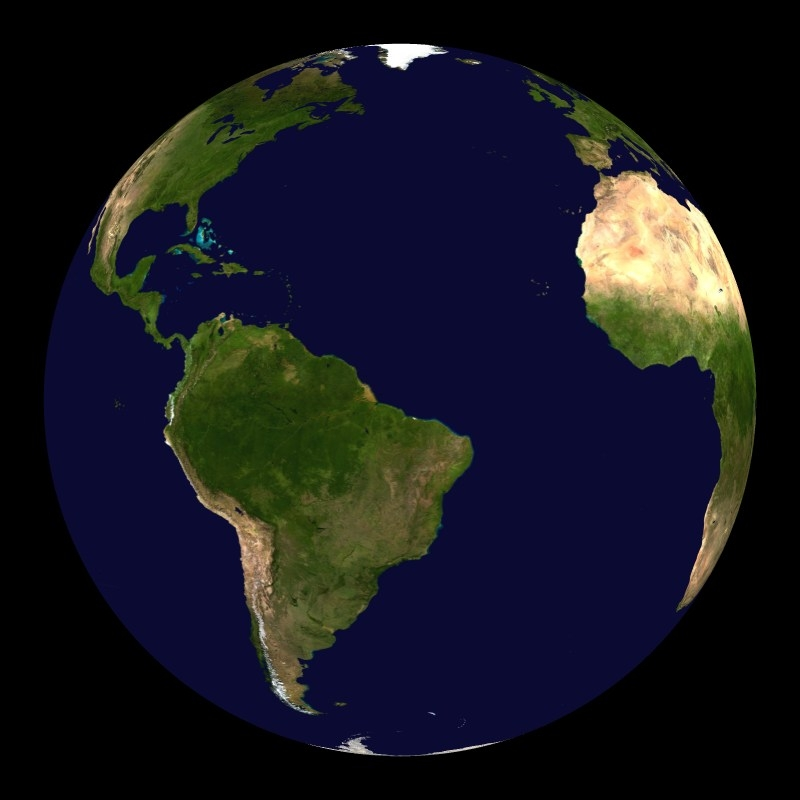
#> input picture figures/earth.jpg, 800 x 800 px
$ python downsample_image.py
#> lines starting #> are read from the running program, lines starting #| are printed output that depends on the picture
# Depricated - now the inverse_problem.py script does this

import cv2 as cv
import sys
import os

path='figures/earth.jpg'
n_pixels = 10


## Load original image
img = cv.imread(path)
#> img is the input picture: shape (800, 800, 3); mean B, G, R 31.4, 23.4, 22.8
if img is None:
    print(f'Error: could not load image at {path}')
    sys.exit(1)
print('Original image shape',img.shape)
#| Original image shape (800, 800, 3)


## Downsample the image
resized = cv.resize(img, (n_pixels,n_pixels), interpolation=cv.INTER_AREA)
print('Resized size:',resized.shape)
#| Resized size: (10, 10, 3)


# --- Save the resized image ---
# You can control both the folder and filename:
save_path = f'figures/earth_{n_pixels}x{n_pixels}.jpg'
cv.imwrite(save_path, resized)

# Confirm that it worked
if os.path.exists(save_path):
    print(f"✅ Saved downsampled image to: {save_path}")
else:
    print("⚠️ Save failed!")

## Plot both
cv.namedWindow("Original", cv.WINDOW_NORMAL)
cv.namedWindow("Downsampled", cv.WINDOW_NORMAL)
cv.imshow("Original", img)
cv.imshow("Downsampled", cv.resize(resized, img.shape[1::-1], interpolation=cv.INTER_NEAREST))
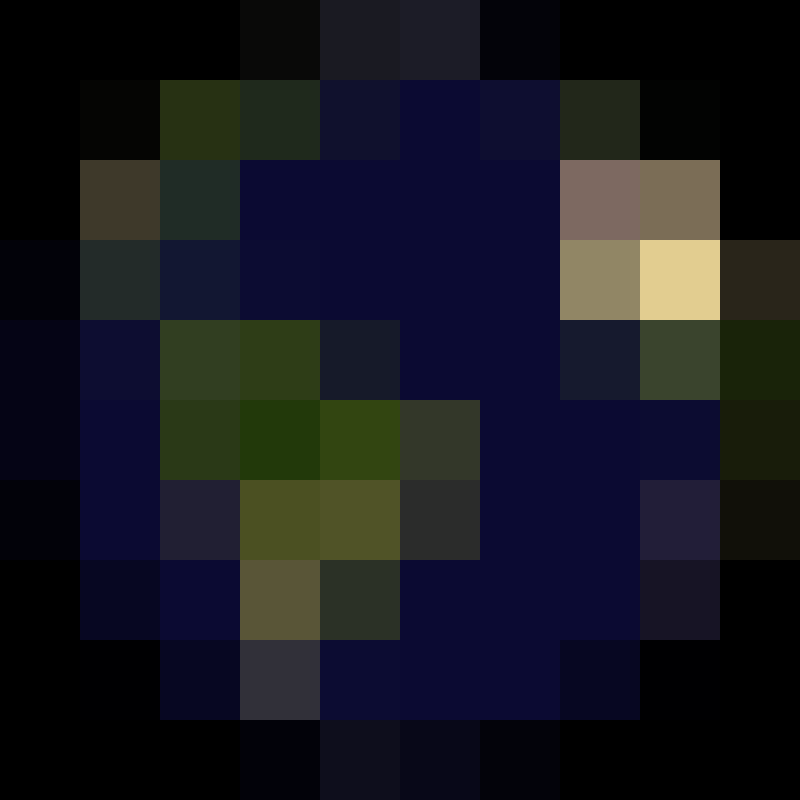
#> window 'Downsampled': shape (800, 800, 3); mean B, G, R 31.4, 23.5, 22.8
cv.waitKey(0)
cv.destroyAllWindows()
